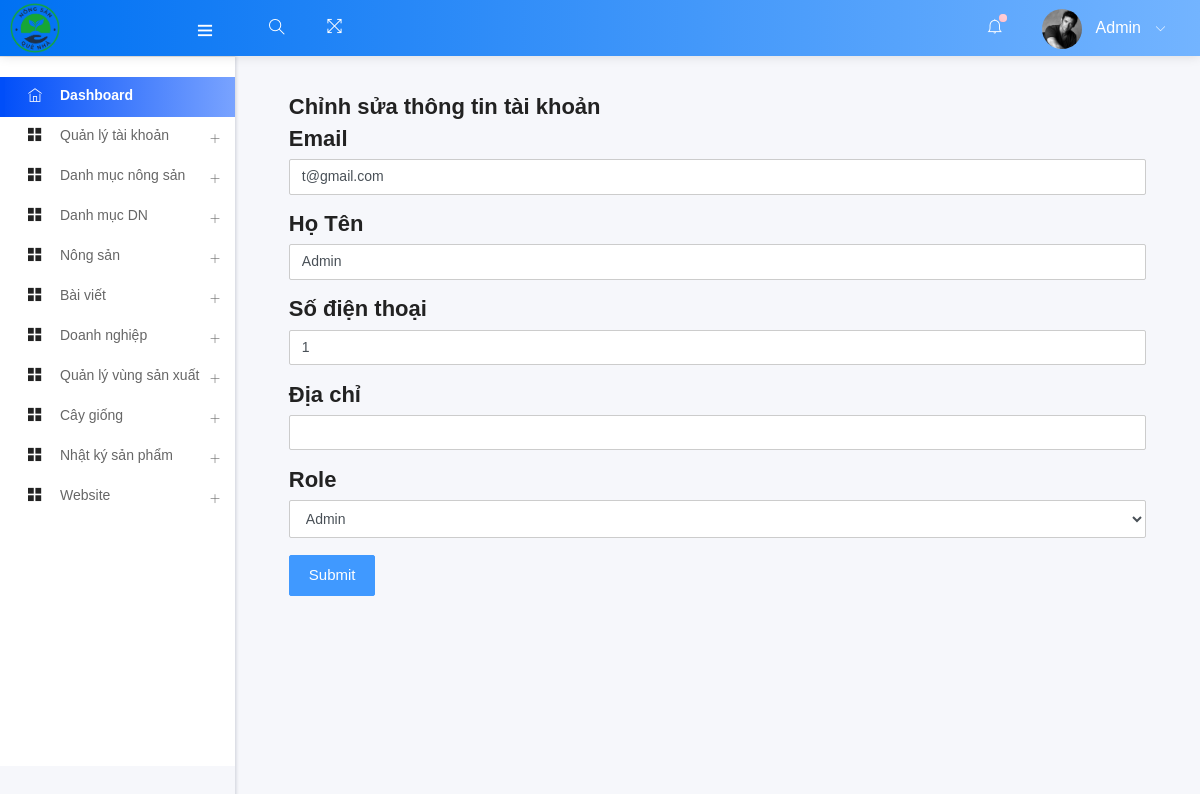
Before: /admin/edit_admin.php?status=userEdit&&id=1 (signed in) with the older database file.
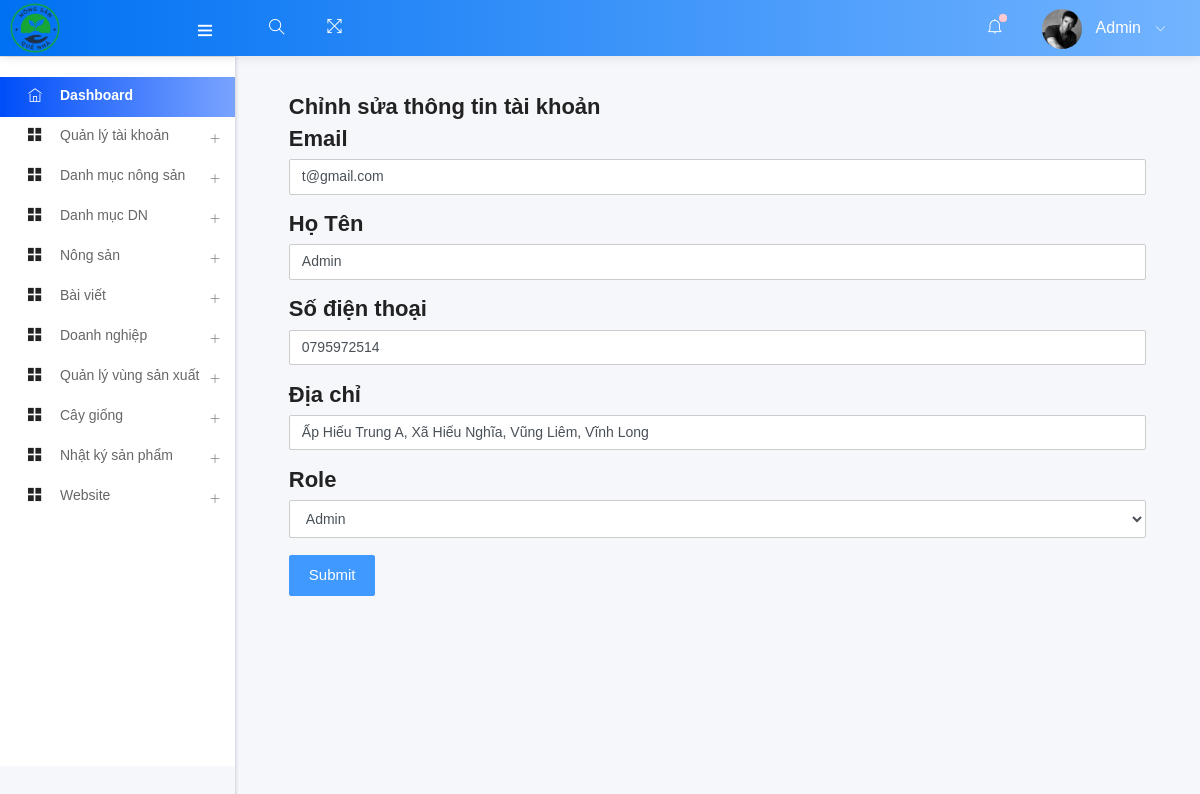
After: the same page with the newer database file.
### tables this page shows
CREATE TABLE `taikhoan` (
  `id_acc` int(11) NOT NULL,
  `hoten` varchar(255) NOT NULL,
  `email` varchar(255) NOT NULL,
  `matkhau` varchar(255) NOT NULL,
  `dienthoai` char(10) NOT NULL,
  `diachi` varchar(255) DEFAULT NULL,
  `hinhdaidien` varchar(255) DEFAULT NULL,
  `role` enum('Admin','Nongdan','Khachhang') NOT NULL DEFAULT 'Khachhang',
  `trangthai` enum('hoatdong','khonghoatdong') NOT NULL DEFAULT 'hoatdong',
  `ngaytao` timestamp NOT NULL DEFAULT CURRENT_TIMESTAMP
);

### admin/edit_admin.php (called while the page is built, shortened)
<?php
    include ("template.php");
?>

### admin/class/adminback.php (called while the page is built, shortened)
<?php
class  adminback
{
    private $connection;
    function __construct()
    {
        $dbhost = "localhost";
        $dbuser = "tien123";
        $dbpass = "123456";
        $dbname = "nongsanquenha";
        $this->connection = mysqli_connect($dbhost, $dbuser, $dbpass, $dbname);
        mysqli_set_charset($this->connection,'UTF8');
    }
    function show_admin_user(){
        $query = "SELECT * FROM `taikhoan` ";
        if(mysqli_query($this->connection, $query)){
            $result = mysqli_query($this->connection, $query);
            return $result;
        }
    }
    function show_admin_user_by_id($user_id){
        $query = "SELECT * FROM `taikhoan` WHERE `id_acc`='$user_id'";
        if(mysqli_query($this->connection, $query)){
            $result = mysqli_query($this->connection, $query);
            return $result;
        }
    }
}

### admin/views/edit_admin_view.php (the view, shortened to what the changed rows need)
<?php
    if(isset($_GET['status'])){
        $user_id = $_GET['id'];
        if($_GET['status']=="userEdit"){
           $admin_info= $obj->show_admin_user_by_id($user_id);
           $admin = mysqli_fetch_assoc($admin_info);
        }
    }
?>
<div class="container">
    <h4>Chỉnh sửa thông tin tài khoản</h4>
<form action="" method="POST">
    <div class="form-group">
        <h4>Email</h4>
        <input type="email" name="u-user-email" class="form-control" value="<?php echo $admin['email'] ?>" required>
    </div>
    <div class="form-group">
        <h4>Họ Tên</h4>
        <input type="text" name="u-user-name" class="form-control" value="<?php echo $admin['hoten'] ?>" required>
    </div>
    <div class="form-group">
        <h4>Số điện thoại</h4>
        <input type="text" name="u-user-phone" class="form-control" value="<?php echo $admin['dienthoai'] ?>" required>
    </div>
    <div class="form-group">
        <h4>Địa chỉ</h4>
        <input type="text" name="u-user-address" class="form-control" value="<?php echo $admin['diachi'] ?>" required>
    </div>
    <div class="form-group">
        <h4>Role</h4>
       <select name="u_user_role" class="form-control">
           <option value="1" <?php  if($admin['role']=='Admin'){echo "Selected";  } ?> >Admin</option>
       </select>
    </div>
    <div class="form-group">
        <input type="submit" name="update_user" class="btn btn-primary">
    </div>
</form>
</div>

### admin/includes/headernav.php (shortened to what the changed rows need)
<nav class="navbar header-navbar pcoded-header">
               <div class="navbar-wrapper">
                      <?php
                       $obj=new adminback();
                       $user_info = $obj->show_admin_user();
                       ?>
                   <div class="navbar-container container-fluid">
                       <ul class="nav-right">
                           <li class="user-profile header-notification">
                               <a href="#!">
                                   <img src="assets/images/avatar-4.jpg" class="img-radius" alt="User-Profile-Image">
                                   <span> <?php
                                    while($user = mysqli_fetch_assoc($user_info)){
                                        if($admin_email==$user['email'])
                                            echo $user['hoten'];
                                        }
                                   ?> </span>
                                   <i class="ti-angle-down"></i>
                               </a>
                           </li>
                       </ul>
                   </div>
               </div>
           </nav>

Changed rows visible on the page:
changed taikhoan "Admin": u-user-phone "1" → "0795972514"; u-user-address (not shown) → "Ấp Hiếu Trung A, Xã Hiếu Nghĩa, Vũng Liêm, Vĩnh Long"
